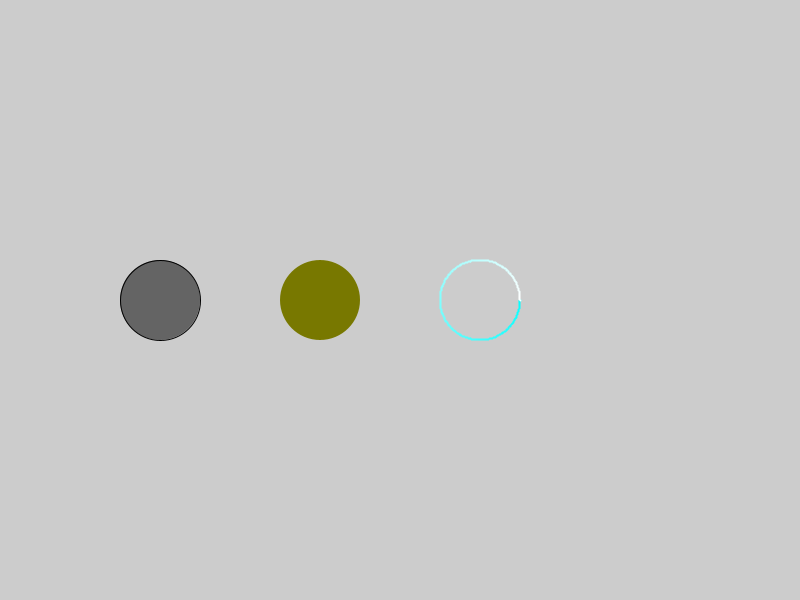
Frame 1 (no input)
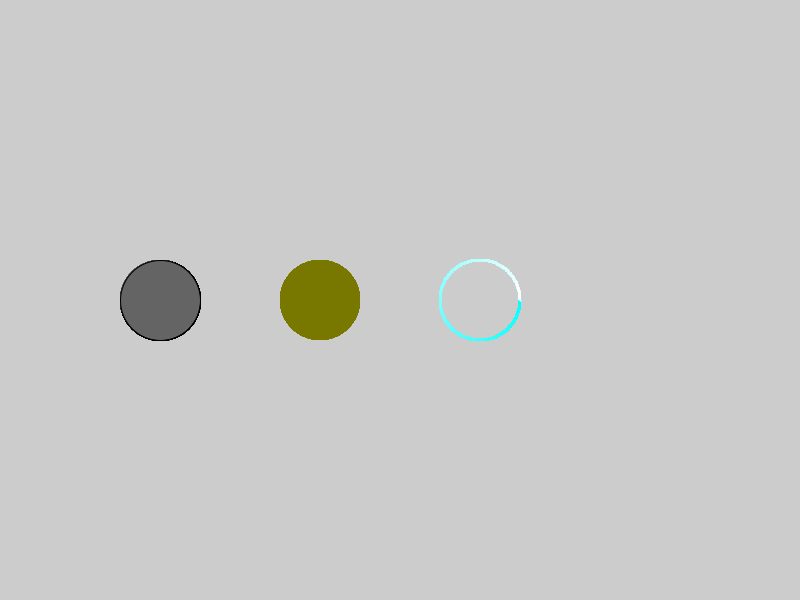
Frame 60 (the mouse pressed at the canvas centre just before this capture)
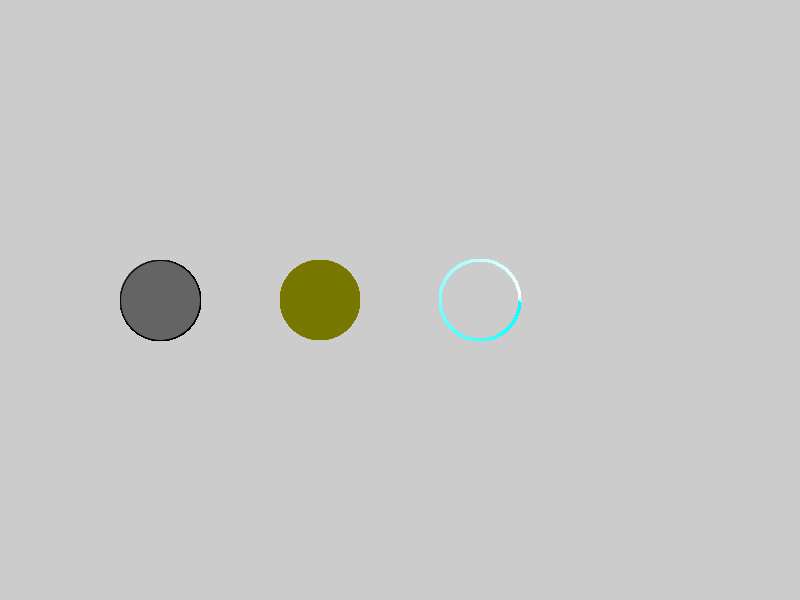
Frame 120 (the mouse held since frame 60 and released just before this capture)

The Processing sketch that drew these frames (run headless with seeded random() and noise(); from frame 60 on, the mouse is pressed at the canvas centre):

// Processing sketch: in_class_assginment_draw_circle
// ── in_class_assginment_draw_circle.pde
/* 
created by Aven in class with student, 2016, April 11
"make design interact", week 03, first class
you can find more info (like students' work and syllabus) about this class at makedesigninteract.wordpress.com
*/


float radius = 40;
void setup() {  
  size(800, 600);
}
void draw() {
  stroke(0);
  strokeWeight(1);
  fill(100);
  ellipse(0.2*width, height/2, 2*radius, 2*radius);
  drawCircleA(0.4*width, height/2, radius);
  drawCircleB(0.6*width, height/2, radius);
}
void drawCircleA(float x, float y, float r) {
  fill(120, 120, 0);
  noStroke();
  ellipse(x, y, 2*r, 2*r);
}
void drawCircleB(float x, float y, float r) {
   //stroke(5);
  strokeWeight(2);
  for (int i =0; i < 256; i++) {
    pushMatrix();
    translate(x, y);
    stroke(i,255,255);
    float angle = map(i, 0, 255, 0, 2*PI);
    rotate(angle);
    point(r, 0);
    popMatrix();
  }
}
